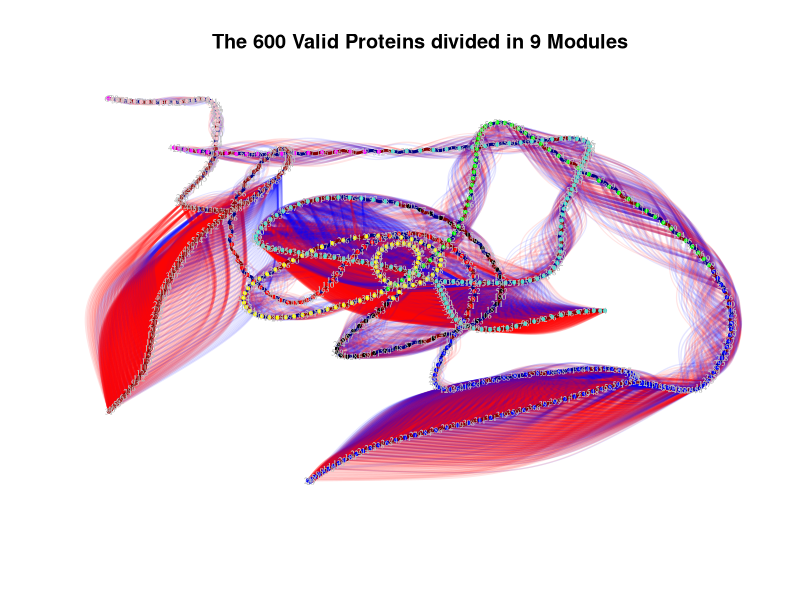
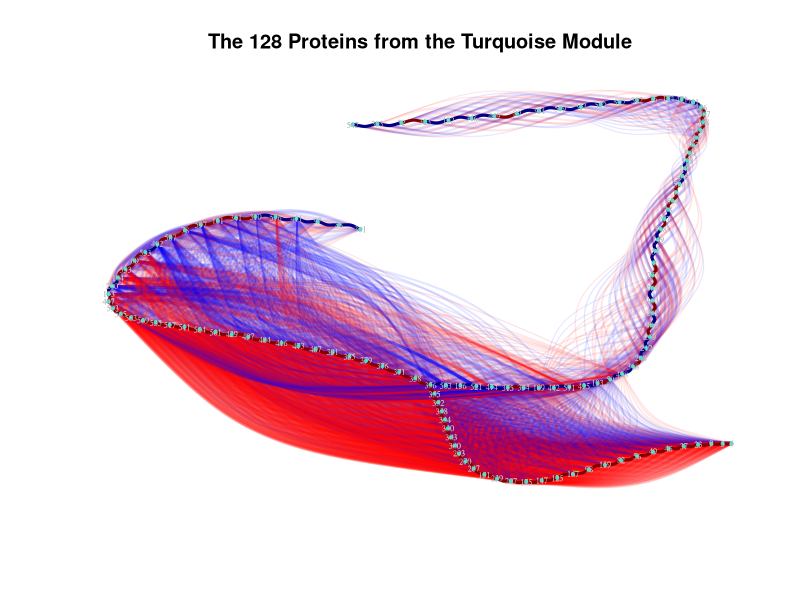
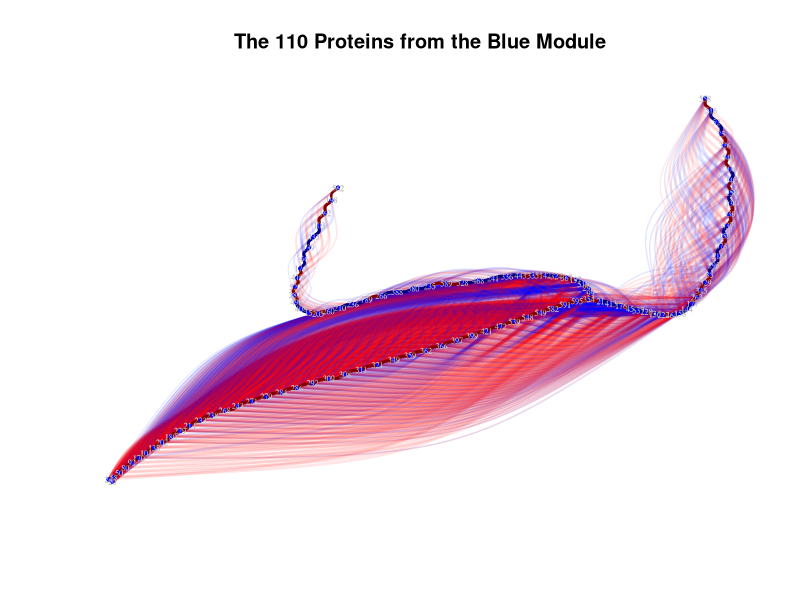
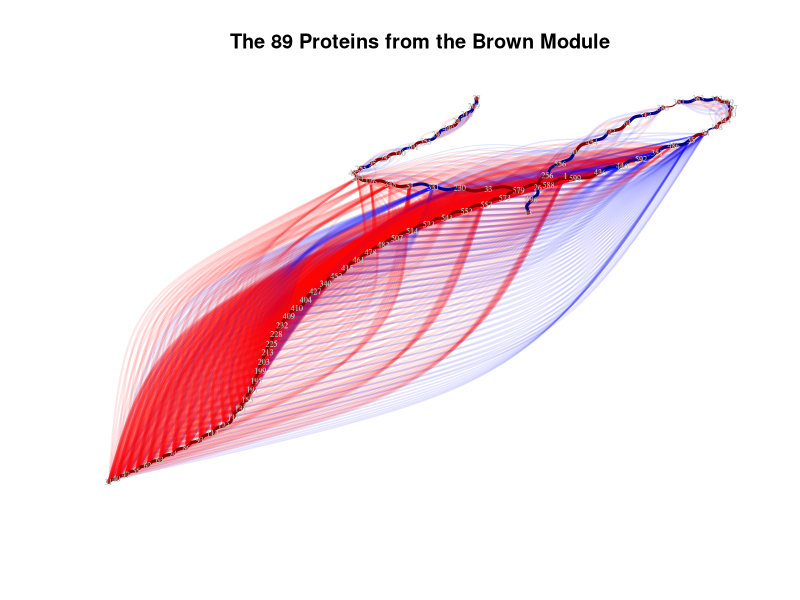
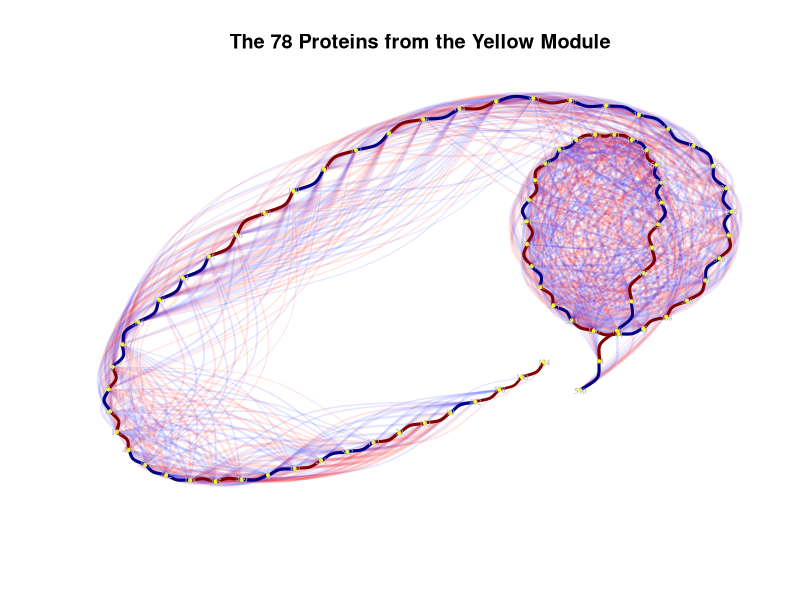
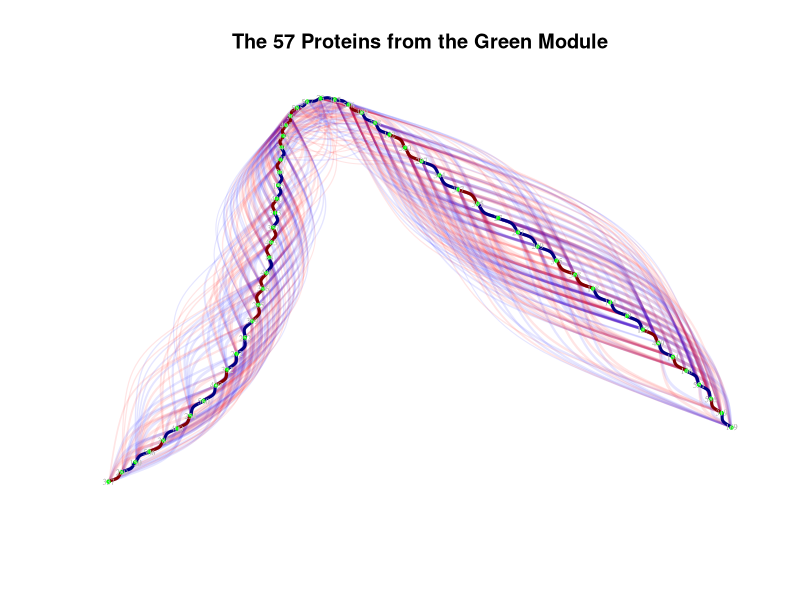
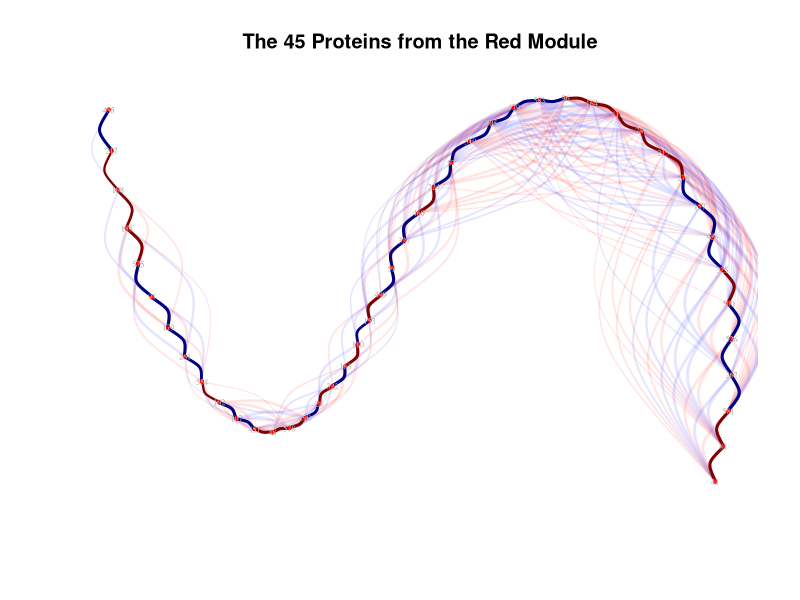
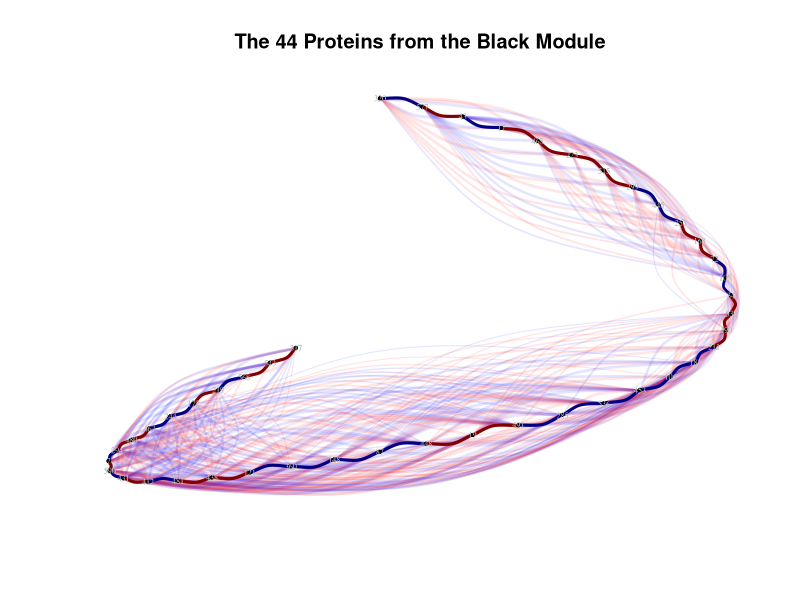

The R source for these figures, in order:
## ---- chunk 1
knitr::opts_chunk$set(echo = TRUE, dpi = 300)
## ---- chunk 2
library(igraph)
library(scales)
library(colorspace)

proteins <- read.csv("proteins.csv", sep = ",", header = TRUE)
datExprA <- t(proteins[, c("Hete", "Mixo", "Auto")])
colnames(datExprA) <- proteins$ID
## ---- chunk 3
valid_g <- graph.adjacency(
  as.matrix(as.dist(cor(datExprA[, ], method = "pearson"))),
  mode = "undirected",
  weighted = TRUE,
  diag = FALSE,
  add.colnames = NA, 
  add.rownames = NA
)

# Simplfy the adjacency object
valid_g <- simplify(valid_g, remove.multiple = TRUE, remove.loops = TRUE)

# Colour negative correlation edges as blue
E(valid_g)[which(E(valid_g)$weight < 0)]$color <- rgb(0, 0, 1, 0.1)

# Colour positive correlation edges as red
E(valid_g)[which(E(valid_g)$weight > 0)]$color <- rgb(1, 0, 0, 0.1)

# Convert edgeweights based on Pearson correlation to a distance metric
E(valid_g)$weight <- 1.1 - abs(E(valid_g)$weight)

# Store the colors from Partition A's modules in the cols variable
cols <- as.character(proteins$Partition_A)

# Customize the valid_g's inheritable graphical attributes for consistence along plots
V(valid_g)$label <- c(1:length(cols))
V(valid_g)$frame.color <- cols
V(valid_g)$size = 1
V(valid_g)$label.color = "grey"
V(valid_g)$label.cex = 0.5
E(valid_g)$curved = TRUE
E(valid_g)$arrow.mode = 0

# From the original graph we construct the MST (minimum spanning tree) subgraph 
valid_mst <- mst(valid_g, algorithm = "prim")

# Fruchterman-Reingold is one of the most used force-directed layout algorithms out there
valid_l <- layout_with_fr(valid_mst)
valid_g$layout <- valid_l
valid_mst$layout <- valid_l

# Data derived cut value made to reduce number of edges
cut_value <- max(E(valid_mst)$weight)

# Delete edges that have a distance higher than the cut value
valid_g <- delete_edges(valid_g, E(valid_g)[which(E(valid_g)$weight > cut_value)])

# Define a metric to account for both degree and betweenness by multiplying both
new_intensity <- rescale(rescale(betweenness(valid_g, 
                                             directed = FALSE), 
                                 to = c(0, 1)) * 
                         rescale(degree(valid_g), 
                                 to = c(0, 1)),
                         to = c(0,1))

# Redefine the inner colors of the vertices according to the new connectivity metric
new_cols <- lighten(cols, new_intensity)

# Change the inner colors of the graphs' vertices
V(valid_g)$color <- new_cols
V(valid_mst)$color <- new_cols

# Make the edges of the subgraph darker and opaque
E(valid_mst)[which(E(valid_mst)$color == "#0000FF1A")]$color <- rgb(0, 0, 0.5, 1)
E(valid_mst)[which(E(valid_mst)$color == "#FF00001A")]$color <- rgb(0.5, 0, 0, 1)

# Define the edgewidths from graphs in a scale from 1 to 3
E(valid_g)$width <- rescale(abs(E(valid_g)$weight - 1.1), to = c(1, 3))
E(valid_mst)$width <- rescale(abs(E(valid_mst)$weight - 1.1), to = c(1, 3))

# Uncomment the png() function before and the dev.off() after the plot() to save the image

# png(filename = "valid.png", 
#    width = 15000, 
#    height = 15000, 
#    units = "px",
#    res = 400)

plot(
  valid_g,
  asp = FALSE,
  main = "The 600 Valid Proteins divided in 9 Modules"
)

par(new=T)

plot(
  valid_mst,
  asp = FALSE
)

par(new = F)

# dev.off()
## ---- chunk 4
not_turquoise <- which(V(valid_g)$frame.color != "turquoise")

turquoise_g <- valid_g
turquoise_g <- delete_vertices(turquoise_g, V(turquoise_g)[not_turquoise])

turquoise_mst <- valid_mst
turquoise_mst <- delete_vertices(turquoise_mst, V(turquoise_mst)[not_turquoise])

turquoise_g$layout <- valid_g$layout[-not_turquoise, ]
turquoise_mst$layout <- valid_g$layout[-not_turquoise, ]

# Uncomment the png() function before and the dev.off() after the plot() to save the image

# png(filename = "turquoise.png", 
#    width = 15000, 
#    height = 15000, 
#    units = "px",
#    res = 400)

plot(
  turquoise_g,
  asp = FALSE,
  main = "The 128 Proteins from the Turquoise Module"
)

par(new=T)

plot(
  turquoise_mst,
  asp = FALSE
)

par(new = F)

# dev.off()
## ---- chunk 5
not_blue <- which(V(valid_g)$frame.color != "blue")

blue_g <- valid_g
blue_g <- delete_vertices(blue_g, V(blue_g)[not_blue])

blue_mst <- valid_mst
blue_mst <- delete_vertices(blue_mst, V(blue_mst)[not_blue])

blue_g$layout <- valid_g$layout[-not_blue, ]
blue_mst$layout <- valid_g$layout[-not_blue, ]

# Uncomment the png() function before and the dev.off() after the plot() to save the image

# png(filename = "blue.png", 
#    width = 15000, 
#    height = 15000, 
#    units = "px",
#    res = 400)

plot(
  blue_g,
  asp = FALSE,
  main = "The 110 Proteins from the Blue Module"
)

par(new=T)

plot(
  blue_mst,
  asp = FALSE
)

par(new = F)

# dev.off()
## ---- chunk 6
not_brown <- which(V(valid_g)$frame.color != "brown")

brown_g <- valid_g
brown_g <- delete_vertices(brown_g, V(brown_g)[not_brown])

brown_mst <- valid_mst
brown_mst <- delete_vertices(brown_mst, V(brown_mst)[not_brown])

brown_g$layout <- valid_g$layout[-not_brown, ]
brown_mst$layout <- valid_g$layout[-not_brown, ]

# Uncomment the png() function before and the dev.off() after the plot() to save the image

# png(filename = "brown.png", 
#    width = 15000, 
#    height = 15000, 
#    units = "px",
#    res = 400)

plot(
  brown_g,
  asp = FALSE,
  main = "The 89 Proteins from the Brown Module"
)

par(new=T)

plot(
  brown_mst,
  asp = FALSE
)

par(new = F)

# dev.off()
## ---- chunk 7
not_yellow <- which(V(valid_g)$frame.color != "yellow")

yellow_g <- valid_g
yellow_g <- delete_vertices(yellow_g, V(yellow_g)[not_yellow])

yellow_mst <- valid_mst
yellow_mst <- delete_vertices(yellow_mst, V(yellow_mst)[not_yellow])

yellow_g$layout <- valid_g$layout[-not_yellow, ]
yellow_mst$layout <- valid_g$layout[-not_yellow, ]

# Uncomment the png() function before and the dev.off() after the plot() to save the image

# png(filename = "yellow.png", 
#    width = 15000, 
#    height = 15000, 
#    units = "px",
#    res = 400)

plot(
  yellow_g,
  asp = FALSE,
  main = "The 78 Proteins from the Yellow Module"
)

par(new=T)

plot(
  yellow_mst,
  asp = FALSE
)

par(new = F)


# dev.off()
## ---- chunk 8
not_green <- which(V(valid_g)$frame.color != "green")

green_g <- valid_g
green_g <- delete_vertices(green_g, V(green_g)[not_green])

green_mst <- valid_mst
green_mst <- delete_vertices(green_mst, V(green_mst)[not_green])

green_g$layout <- valid_g$layout[-not_green, ]
green_mst$layout <- valid_g$layout[-not_green, ]

# Uncomment the png() function before and the dev.off() after the plot() to save the image

# png(filename = "green.png", 
#    width = 15000, 
#    height = 15000, 
#    units = "px",
#    res = 400)

plot(
  green_g,
  asp = FALSE,
  main = "The 57 Proteins from the Green Module"
)

par(new=T)

plot(
  green_mst,
  asp = FALSE
)

par(new = F)

# dev.off()
## ---- chunk 9
not_red <- which(V(valid_g)$frame.color != "red")

red_g <- valid_g
red_g <- delete_vertices(red_g, V(red_g)[not_red])

red_mst <- valid_mst
red_mst <- delete_vertices(red_mst, V(red_mst)[not_red])

red_g$layout <- valid_g$layout[-not_red, ]
red_mst$layout <- valid_g$layout[-not_red, ]

# Uncomment the png() function before and the dev.off() after the plot() to save the image

# png(filename = "red.png", 
#    width = 15000, 
#    height = 15000, 
#    units = "px",
#    res = 400)

plot(
  red_g,
  asp = FALSE,
  main = "The 45 Proteins from the Red Module"
)

par(new=T)

plot(
  red_mst,
  asp = FALSE
)

par(new = F)

# dev.off()
## ---- chunk 10
not_black <- which(V(valid_g)$frame.color != "black")

black_g <- valid_g
black_g <- delete_vertices(black_g, V(black_g)[not_black])

black_mst <- valid_mst
black_mst <- delete_vertices(black_mst, V(black_mst)[not_black])

black_g$layout <- valid_g$layout[-not_black, ]
black_mst$layout <- valid_g$layout[-not_black, ]

# Uncomment the png() function before and the dev.off() after the plot() to save the image

# png(filename = "black.png", 
#    width = 15000, 
#    height = 15000, 
#    units = "px",
#    res = 400)

plot(
  black_g,
  asp = FALSE,
  main = "The 44 Proteins from the Black Module"
)

par(new=T)

plot(
  black_mst,
  asp = FALSE
)

par(new = F)

# dev.off()
## ---- chunk 11
not_pink <- which(V(valid_g)$frame.color != "pink")

pink_g <- valid_g
pink_g <- delete_vertices(pink_g, V(pink_g)[not_pink])

pink_mst <- valid_mst
pink_mst <- delete_vertices(pink_mst, V(pink_mst)[not_pink])

pink_g$layout <- valid_g$layout[-not_pink, ]
pink_mst$layout <- valid_g$layout[-not_pink, ]

# Uncomment the png() function before and the dev.off() after the plot() to save the image

# png(filename = "pink.png", 
#    width = 15000, 
#    height = 15000, 
#    units = "px",
#    res = 400)

plot(
  pink_g,
  asp = FALSE,
  main = "The 28 Proteins from the Pink Module"
)

par(new=T)

plot(
  pink_mst,
  asp = FALSE
)

par(new = F)

# dev.off()
## ---- chunk 12
not_magenta <- which(V(valid_g)$frame.color != "magenta")

magenta_g <- valid_g
magenta_g <- delete_vertices(magenta_g, V(magenta_g)[not_magenta])

magenta_mst <- valid_mst
magenta_mst <- delete_vertices(magenta_mst, V(magenta_mst)[not_magenta])

magenta_g$layout <- valid_g$layout[-not_magenta, ]
magenta_mst$layout <- valid_g$layout[-not_magenta, ]

# Uncomment the png() function before and the dev.off() after the plot() to save the image

# png(filename = "magenta.png", 
#    width = 15000, 
#    height = 15000, 
#    units = "px",
#    res = 400)

plot(
  magenta_g,
  asp = FALSE,
  main = "The 21 Proteins from the Magenta Module"
)

par(new=T)

plot(
  magenta_mst,
  asp = FALSE
)

par(new = F)

# dev.off()
